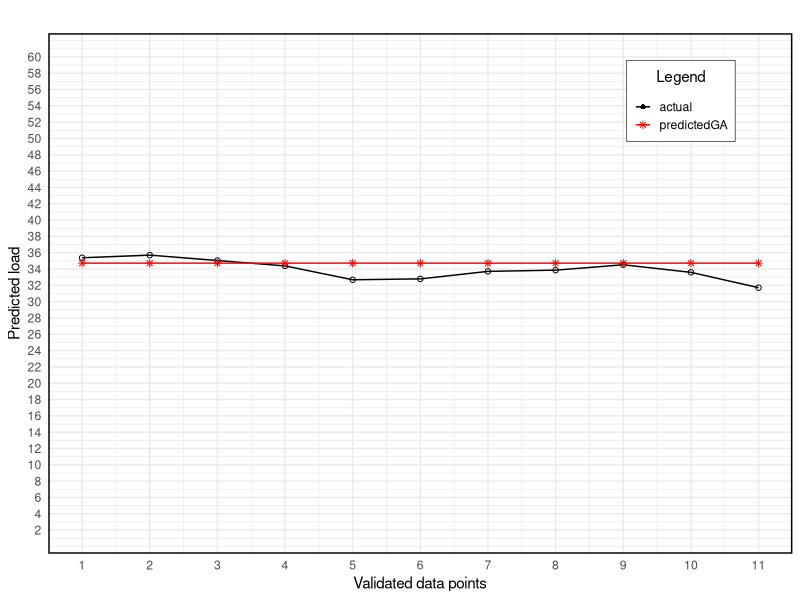

Generate this figure with R:
library(readxl)
library(ggplot2)

unfiltered_actual<-read_excel("Alldata_excel.xlsx", range = "K12:K22",col_names = FALSE, col_types = "text")
dawn_actual <- as.data.frame(lapply(unfiltered_actual,function(d) round(as.numeric(d),2)))

unfiltered_predictedGA <-read_excel("Alldata_excel.xlsx", range = "M12:M22",col_names = FALSE, col_types = "text")
dawn_predictedGA<-as.data.frame(lapply(unfiltered_predictedGA,function(d) round(as.numeric(d),2)))
#dawn_predictedMNLR<-unlist(read_excel("Alldata_excel.xlsx", range = "N12:N22",col_names = FALSE))
#dawn_predictredEncoding<-unlist(read_excel("Alldata_excel.xlsx", range = "J12:J22",col_names = FALSE))

#x<-seq(1,11)
#y1<-dawn_actual
#y2<-dawn_predictedGA
#y3<-dawn_predictedMNLR
#line_width <-2

lb =c("actual","predictedGA","predictedMNLR","predicted ordinal encoding")
midnightFrame <- data.frame(
  xAxis = seq(1,11),
  actual = dawn_actual[,1],
  predictedGA = dawn_predictedGA[,1]
)
tiff("dawn1_PredictedGA.tiff", units="in", width=5, height=5, res=300)
ggplot(midnightFrame,aes(x=xAxis))+
  geom_line(aes(y=actual,color="line1"))+geom_point(aes(y=actual,color="line1"),shape=1)+
  geom_line(aes(y=predictedGA,color="line2"))+geom_point(aes(y=predictedGA,color="line2"),shape=8)+
  labs(
    title ="",
    y="Predicted load",
    x ="Validated data points",
    color="Legend"
  )+scale_y_continuous(breaks=seq(2,60,by=2))+
  scale_x_continuous(breaks = seq(1,15,by=1))+
  coord_cartesian(ylim=c(2,60),xlim=c(1,11))+
  scale_color_manual(values = c("line1" = "black", "line2" = "red"),
                     labels = lb) +
  scale_shape_manual(values = c("line1" = 16, "line2" = 8),
                     labels = lb) +
  scale_linetype_manual(values = c("line1" = "solid", "line2" = "solid"),
                        labels = lb) +
  guides(color = guide_legend(override.aes = list(shape = c(16, 8),
                                                  linetype = c("solid", "solid"))))+
  theme_minimal()+
  theme(legend.title = element_text(hjust = 0.5, margin = margin(b = 10)),
        panel.border = element_rect(color = "black", fill = NA, size = 1),
        legend.background = element_rect(color = "black", size = 0.2),
        legend.key.size = unit(0.9, "lines"),
        legend.position = c(0.85, 0.87)
        )


#plot(x,seq(30,40),xlim = c(0,11),ylim =c(30,65),type="n",ylab="Predicted load",xlab = "")
#lines(x,y1,type="o",col="black",lty=1,lwd=line_width)
#lines(x,y2,type="o",col="red",lty=3,lwd=line_width)
#lines(x,y3,type="o",col="green",lty=5,lwd=line_width)
#legend("topright",inset = 0.05,
#      c("actual","predicted_GA","predicted_Heuristic"),lty = c(1,2,5),
#       col = c("black","red","green"),
#       title = "Predictions",cex = 0.7,pch = c(1,1,1)
#)
dev.off()
